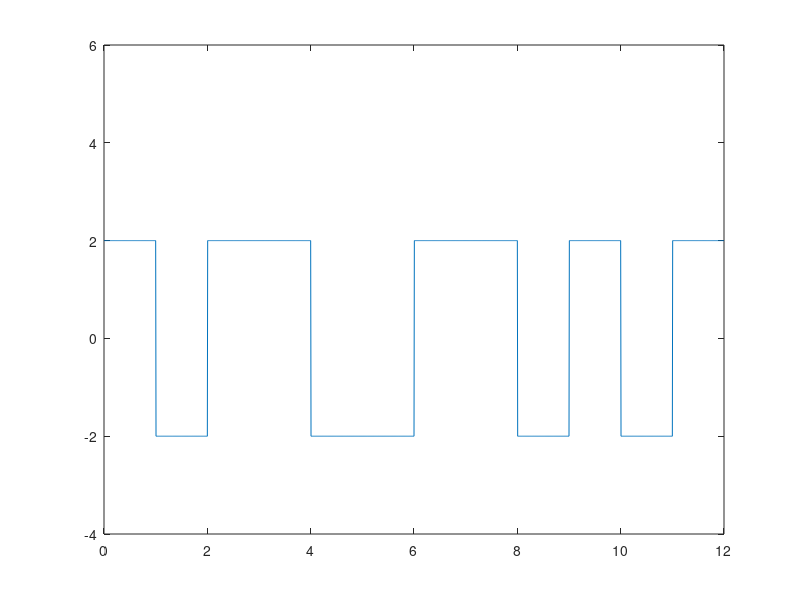

MATLAB code for this plot:
clear

bits = [0,1,1,0,1,0,1,0,1,1,1,1];
temp=2;
amplitude(1)=2;
for i = 2:length(bits)
    if(bits(i)==1) 
        if(amplitude(i-1)==2)
            amplitude(i) = -2;
            temp=-2;
        else 
            amplitude(i) = 2;
            temp=2;
        end
    else
        amplitude(i) = amplitude(i-1);  
    end
    
end

amplitude
bitrate = 1;
Time=length(bits);

sampling_frequency = 150;

time = 0:bitrate/sampling_frequency:Time;

x = 1;

for i = 1:length(time)
    y_value(i)= amplitude(x);
    if time(i)>=x
        x= x+1;
    end
end
     
plot(time,y_value);
axis([0 Time -4 6]);


% demodulation
x = 1;

for i = 1:length(time)
    if time(i)>x
        x = x + 1;
        ans_bits(x) = 1;
        if(y_value(i)>0)
            ans_bits(x) = 0;
        end
        %ans_bits(x) = y_value(i);
    end
end

disp('Demodulation : ')
disp(ans_bits)


